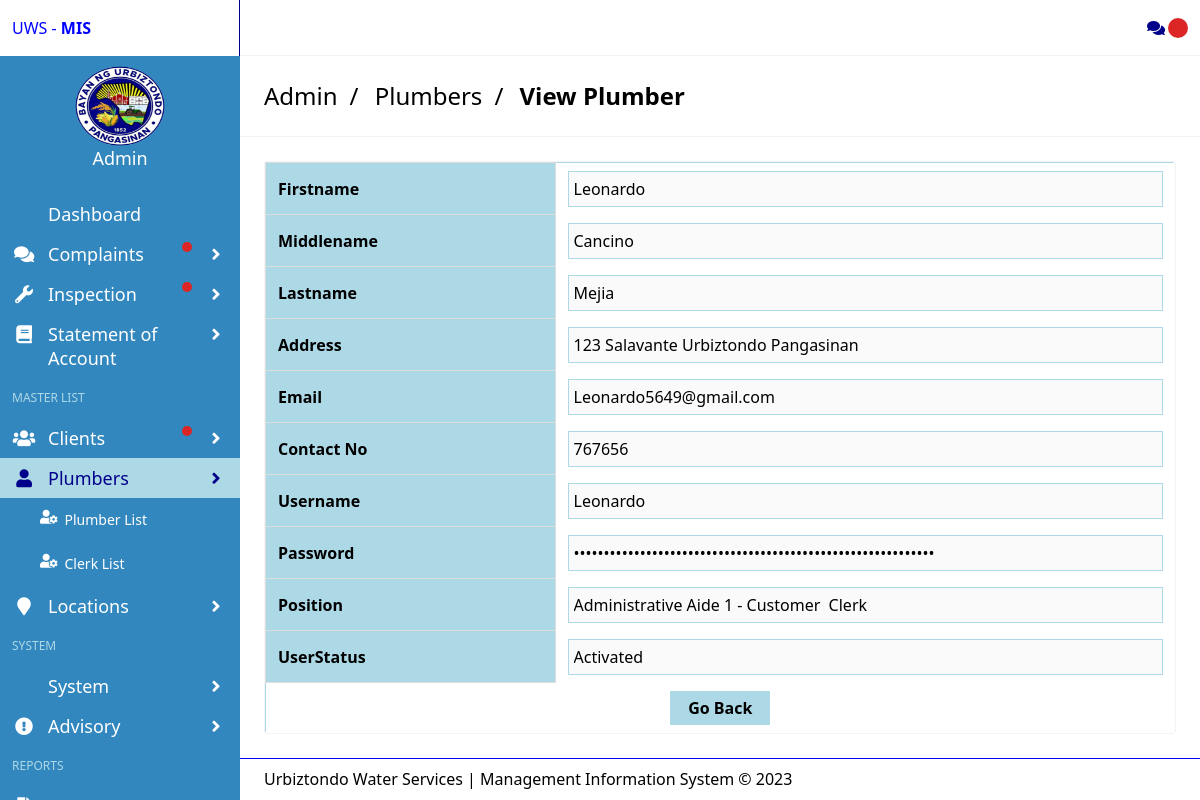
The app's page /admin/view-plumber.php?ctid=3 (signed in) with its own data.
### tables this page shows
CREATE TABLE `tblplumber` (
  `plumber_ID` int(50) NOT NULL,
  `plumber_no` int(50) NOT NULL,
  `Fname` varchar(50) NOT NULL,
  `Mname` varchar(50) NOT NULL,
  `Lname` varchar(50) NOT NULL,
  `house_no` decimal(10,0) NOT NULL,
  `address_ID` int(11) NOT NULL,
  `Email` varchar(50) NOT NULL,
  `ContactNo` decimal(10,0) NOT NULL,
  `Username` varchar(50) DEFAULT NULL,
  `Password` varchar(150) DEFAULT NULL,
  `position` varchar(50) NOT NULL,
  `RegDate` date NOT NULL,
  `UserStatus` int(11) NOT NULL,
  `images` varchar(150) NOT NULL,
  `chat_status` varchar(50) NOT NULL,
  `admin_ID` int(11) NOT NULL
);

CREATE TABLE `tbladdress` (
  `address_ID` int(11) NOT NULL,
  `Barangay` varchar(100) NOT NULL,
  `Municipality` varchar(50) NOT NULL,
  `Province` varchar(50) NOT NULL
);

### admin/view-plumber.php (the view, shortened to what this page needs)
<?php include 'includes/session.php';?>
<?php include 'includes/header.php' ?>
<?php include 'includes/topbar.php' ?>
<?php $page = "plumber"; include 'includes/leftbar.php' ?>
<section class="is-title-bar">
  <div class="flex flex-col md:flex-row items-center justify-between space-y-6 md:space-y-0">
    <ul>
      <li style='color:black'>Admin</li>
      <li style='color:black'>Plumbers</li>
      <li style='color:black'>View Plumber</li>
    </ul>
  </div>
</section>
<section class="section main-section">
    <div class="card has-table" >
	<?php
    $plumberid = $_GET['ctid'];
		$view=mysqli_query($connect,"SELECT * FROM tblplumber WHERE plumber_ID='$plumberid'")or die(mysqli_error($connect));
		$wr=mysqli_fetch_assoc($view);
		$fn55=$wr["Fname"];
		$mn55=$wr["Mname"];
		$ln55=$wr["Lname"];
		$hn=$wr["house_no"];
		$address=$wr["address_ID"];
		$email=$wr["Email"];
		$cn=$wr["ContactNo"];
		$us=$wr["Username"];
		$ps=$wr["Password"];
		if($wr['position']=='plumber')
								{
									$rd = "Administrative Aide 1 - Plumber";
								}else
								{
									$rd =  "Administrative Aide 1 - Customer  Clerk";
								}
		$s=$wr["UserStatus"];
	?>
		<form method="POST">
		<table>
			<tr>
				<th>Firstname</th>
				<td style='background:white'><input type='text' value="<?php echo $fn55?>" name="fn" style="border:solid;border-color:lightblue;border-width:1px;width:100%;padding:5px"disabled></td>
			</tr>
			<tr>
				<th>Middlename</th>
				<td style='background:white'><input type='text' value="<?php echo $mn55?>" name="mn" style="border:solid;border-color:lightblue;border-width:1px;width:100%;padding:5px"disabled></td>
			</tr>
			<tr>
				<th>Lastname</th>
				<td style='background:white'><input type='text' value="<?php echo $ln55?>" name="ln" style="border:solid;border-color:lightblue;border-width:1px;width:100%;padding:5px"disabled></td>
			</tr>
			<tr>
				<th>Address</th>
				<td style='background:white'>
						<?php
							$add="SELECT * FROM tbladdress WHERE address_ID='$address'";
							$resadd=mysqli_query($connect,$add)or die(mysqli_error($connect));
							while($rww=mysqli_fetch_assoc($resadd))
							{
								$b=$rww['Barangay'];
								$m=$rww['Municipality'];
								$p=$rww['Province'];
						?>
								<input type="text" value="<?php echo $hn.' '. $b.' '.$m.' '.$p?>" style="border:solid;border-color:lightblue;border-width:1px;width:100%;padding:5px" disabled>
						<?php
							}
						?>
				</td>
			</tr>
			<tr>
				<th>Email</th>
				<td style='background:white'><input type='email' value="<?php echo $email?>"  name="email" style="border:solid;border-color:lightblue;border-width:1px;width:100%;padding:5px" disabled></td>
			</tr>
			<tr>
				<th>Contact No</th>
				<td style='background:white'><input type='number' value="<?php echo $cn?>" name="contact" style="border:solid;border-color:lightblue;border-width:1px;width:100%;padding:5px" disabled></td>
			</tr>
			<tr>
				<th>Username</th>
				<td style='background:white'><input type='text' value="<?php echo $us?>" name="contact" style="border:solid;border-color:lightblue;border-width:1px;width:100%;padding:5px" disabled></td>
			</tr>
			<tr>
				<th>Password</th>
				<td style='background:white'><input type='password' value="<?php echo $ps?>" name="contact" style="border:solid;border-color:lightblue;border-width:1px;width:100%;padding:5px" disabled></td>
			</tr>
			<tr>
				<th>Position</th>
				<td style='background:white'><input type='text' value="<?php echo $rd?>"  name="regdate" style="border:solid;border-color:lightblue;border-width:1px;width:100%;padding:5px" disabled></td>
			</tr>
			<tr>
				<th>UserStatus</th>
				<td style='background:white'><input type='text' value="<?php if($s==1)echo 'Activated'; else echo 'Deactivated'?>"  name="regdate" style="border:solid;border-color:lightblue;border-width:1px;width:100%;padding:5px" disabled></td>
			</tr>
			<tr>
				<td style='background:white' colspan="2">
				<center>
				<button type="button" style="background:lightblue;font-weight:bold;padding:5px;width:100px" onclick="history.back()">Go Back</button>
				</center>
				</td>
			</tr>
		</table>
		</form>
    </div>
  </section>
<?php include 'includes/footer.php' ?>

### css1/main.css (style rules this page uses)
html { -moz-tab-size: 4; -o-tab-size: 4; tab-size: 4; }
html { line-height: 1.15; -webkit-text-size-adjust: 100%; }
table { text-indent: 0; border-color: inherit; }
button, input, optgroup, select, textarea { font-family: inherit; font-size: 100%; line-height: 1.15; margin: 0; }
button, select { text-transform: none; }
[type="button"], [type="reset"], [type="submit"], button { -webkit-appearance: button; }
button { background-color: transparent; background-image: none; }
ol, ul { list-style: none; margin: 0; padding: 0; }
html { font-family: ui-sans-serif, system-ui, -apple-system, BlinkMacSystemFont, "Segoe UI", Roboto, "Helvetica Neue", Arial, "Noto Sans", sans-serif, "Apple Color Emoji", "Segoe UI Emoji", "Segoe UI Symbol", "Noto Color Emoji"; line-height: 1.5; }
input::placeholder, textarea::placeholder { opacity: 1; color: #9ca3af; }
button { cursor: pointer; }
table { border-collapse: collapse; }
button, input, optgroup, select, textarea { padding: 0; line-height: inherit; color: inherit; }
.flex { display: flex; }
.flex-col { flex-direction: column; }
.items-center { align-items: center; }
.justify-between { justify-content: space-between; }
* { --tw-shadow: 0 0 #0000; }
* { --tw-ring-inset: var(--tw-empty); --tw-ring-offset-width: 0px; --tw-ring-offset-color: #fff; --tw-ring-color: rgba(59, 130, 246, 0.5); --tw-ring-offset-shadow: 0 0 #0000; --tw-ring-shadow: 0 0 #0000; }
.main-section { padding: 1.5rem; }
.is-title-bar { --tw-border-opacity: 1; border-color: rgba(243, 244, 246, var(--tw-border-opacity)); border-bottom-width: 1px; padding: 1.5rem; }
.is-title-bar li { display: inline-block; font-size: 1.5rem; line-height: 2rem; padding-right: 0.75rem; --tw-text-opacity: 1; color: rgba(107, 114, 128, var(--tw-text-opacity)); }
.is-title-bar li:not(:last-child):after { content: "/"; display: inline-block; padding-left: 0.75rem; }
.is-title-bar li:last-child { font-weight: 900; padding-right: 0; --tw-text-opacity: 1; color: rgba(0, 0, 0, var(--tw-text-opacity)); }
.card { --tw-bg-opacity: 1; background-color: lightblue; --tw-border-opacity: 1; border-color: rgba(243, 244, 246, var(--tw-border-opacity)); border-radius: 0.25rem; border-width: 1px; }
table { width: 100%; }
tr { --tw-border-opacity: 1; border-color: rgba(243, 244, 246, var(--tw-border-opacity)); border-bottom-width: 4px; display: block; max-width: 100%; position: relative; }
@media (min-width: 1024px) { tr { border-bottom-width: 0; display: table-row; } }
tr:last-child { border-bottom-width: 0; }
@media (min-width: 1024px) { th { padding-top: 0.5rem; padding-bottom: 0.5rem; padding-left: 0.75rem; padding-right: 0.75rem; text-align: left; } }
td { --tw-border-opacity: 1; border-color: rgba(243, 244, 246, var(--tw-border-opacity)); border-bottom-width: 1px; display: flex; justify-content: space-between; padding-top: 0.75rem; padding-bottom: 0.75rem; padding-left: 1rem; padding-right: 1rem; text-align: right; vertical-align: top; }
@media (min-width: 1024px) { td { border-bottom-width: 0; display: table-cell; padding-top: 0.5rem; padding-bottom: 0.5rem; padding-left: 0.75rem; padding-right: 0.75rem; text-align: left; vertical-align: middle; } }
@media (min-width: 1024px) { tr:nth-child(odd) td { --tw-bg-opacity: 1; background-color: rgba(249, 250, 251, var(--tw-bg-opacity)); } }
td:last-child { border-bottom-width: 0; }
td:before { content: attr(data-label); font-weight: 600; padding-right: 0.75rem; text-align: left; }
@media (min-width: 1024px) { td:before { display: none; } }
@media (min-width: 768px) { .md\:flex-row { flex-direction: row; } }

### admin/includes/header.php (style rules this page uses)
th { border-top: 1px solid #dddddd; border-bottom: 1px solid #dddddd; border-right: 1px solid #dddddd; }
th:first-child { border-left: 1px solid #dddddd; }

### records on screen
tblplumber: fn "Leonardo", mn "Cancino", ln "Mejia", house_no.Province "123 Salavante Urbiztondo Pangasinan", email "Leonardo5649@gmail.com", contact "767656", contact "Leonardo", regdate "Administrative Aide 1 - Customer Clerk", regdate "Activated"
